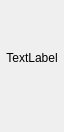
<ui version="4.0" >
 <class>ProgressBarScreen</class>
 <widget class="QWidget" name="ProgressBarScreen" >
  <property name="geometry" >
   <rect>
    <x>0</x>
    <y>0</y>
    <width>58</width>
    <height>132</height>
   </rect>
  </property>
  <property name="sizePolicy" >
   <sizepolicy vsizetype="Preferred" hsizetype="Preferred" >
    <horstretch>0</horstretch>
    <verstretch>0</verstretch>
   </sizepolicy>
  </property>
  <property name="windowTitle" >
   <string>NULL</string>
  </property>
  <layout class="QVBoxLayout" >
   <property name="spacing" >
    <number>0</number>
   </property>
   <property name="margin" >
    <number>0</number>
   </property>
   <item>
    <widget class="ScreenTitle" native="1" name="screentitle" >
    
    </widget>
   </item>
   <item>
    <layout class="QVBoxLayout" >
     <property name="spacing" >
      <number>0</number>
     </property>
     <property name="leftMargin" >
      <number>6</number>
     </property>
     <property name="rightMargin" >
      <number>6</number>
     </property>
     <item>
      <spacer>
       <property name="orientation" >
        <enum>Qt::Vertical</enum>
       </property>
       <property name="sizeHint" stdset="0" >
        <size>
         <width>20</width>
         <height>40</height>
        </size>
       </property>
      </spacer>
     </item>
     <item>
      <widget class="QLabel" name="progressBarTitle" >
       <property name="text" >
        <string>TextLabel</string>
       </property>
       <property name="alignment" >
        <set>Qt::AlignCenter</set>
       </property>
      </widget>
     </item>
     <item>
      <widget class="QProgressBar" name="progressBarElement" >
       <property name="minimumSize" >
        <size>
         <width>0</width>
         <height>16</height>
        </size>
       </property>
       <property name="maximumSize" >
        <size>
         <width>0</width>
         <height>16</height>
        </size>
       </property>
       <property name="value" >
        <number>0</number>
       </property>
       <property name="alignment" >
        <set>Qt::AlignCenter</set>
       </property>
       <property name="textVisible" >
        <bool>true</bool>
       </property>
       <property name="orientation" >
        <enum>Qt::Horizontal</enum>
       </property>
       <property name="invertedAppearance" >
        <bool>false</bool>
       </property>
       <property name="textDirection" >
        <enum>QProgressBar::TopToBottom</enum>
       </property>
      </widget>
     </item>
     <item>
      <spacer>
       <property name="orientation" >
        <enum>Qt::Vertical</enum>
       </property>
       <property name="sizeHint" stdset="0" >
        <size>
         <width>20</width>
         <height>40</height>
        </size>
       </property>
      </spacer>
     </item>
    </layout>
   </item>
  </layout>
 </widget>
 <customwidgets>
  <customwidget>
   <class>ScreenTitle</class>
   <extends>QWidget</extends>
   <header>ScreenTitle.h</header>
   <container>1</container>
  </customwidget>
 </customwidgets>
 <resources/>
 <connections/>
</ui>
